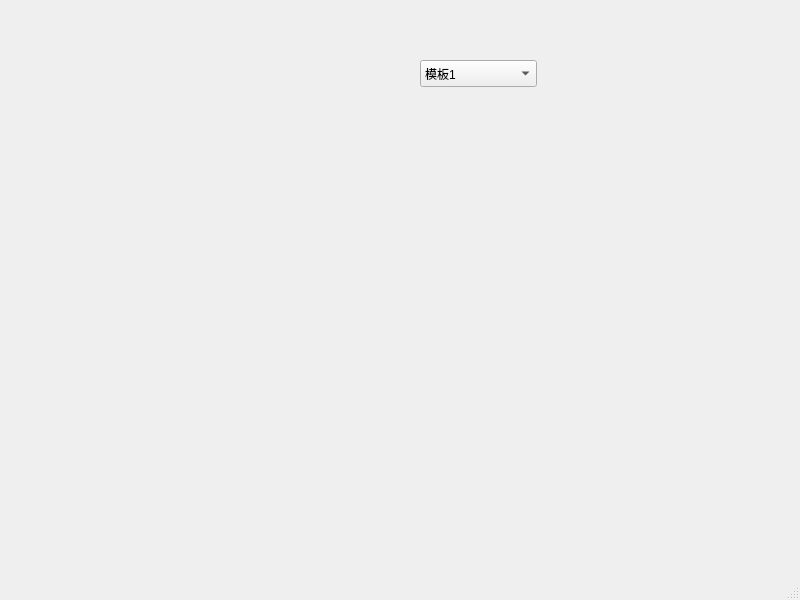
<?xml version="1.0" encoding="UTF-8"?>
<ui version="4.0">
 <class>MainWindow</class>
 <widget class="QMainWindow" name="MainWindow">
  <property name="geometry">
   <rect>
    <x>0</x>
    <y>0</y>
    <width>800</width>
    <height>600</height>
   </rect>
  </property>
  <property name="windowTitle">
   <string>MainWindow</string>
  </property>
  <widget class="QWidget" name="centralwidget">
   <widget class="QComboBox" name="comboBox">
    <property name="geometry">
     <rect>
      <x>420</x>
      <y>60</y>
      <width>117</width>
      <height>27</height>
     </rect>
    </property>
    <item>
     <property name="text">
      <string>模板1</string>
     </property>
    </item>
    <item>
     <property name="text">
      <string>模板2</string>
     </property>
    </item>
    <item>
     <property name="text">
      <string>模板3</string>
     </property>
    </item>
   </widget>
  </widget>
  <widget class="QMenuBar" name="menubar">
   <property name="geometry">
    <rect>
     <x>0</x>
     <y>0</y>
     <width>800</width>
     <height>34</height>
    </rect>
   </property>
  </widget>
  <widget class="QStatusBar" name="statusbar"/>
 </widget>
 <resources/>
 <connections/>
</ui>
